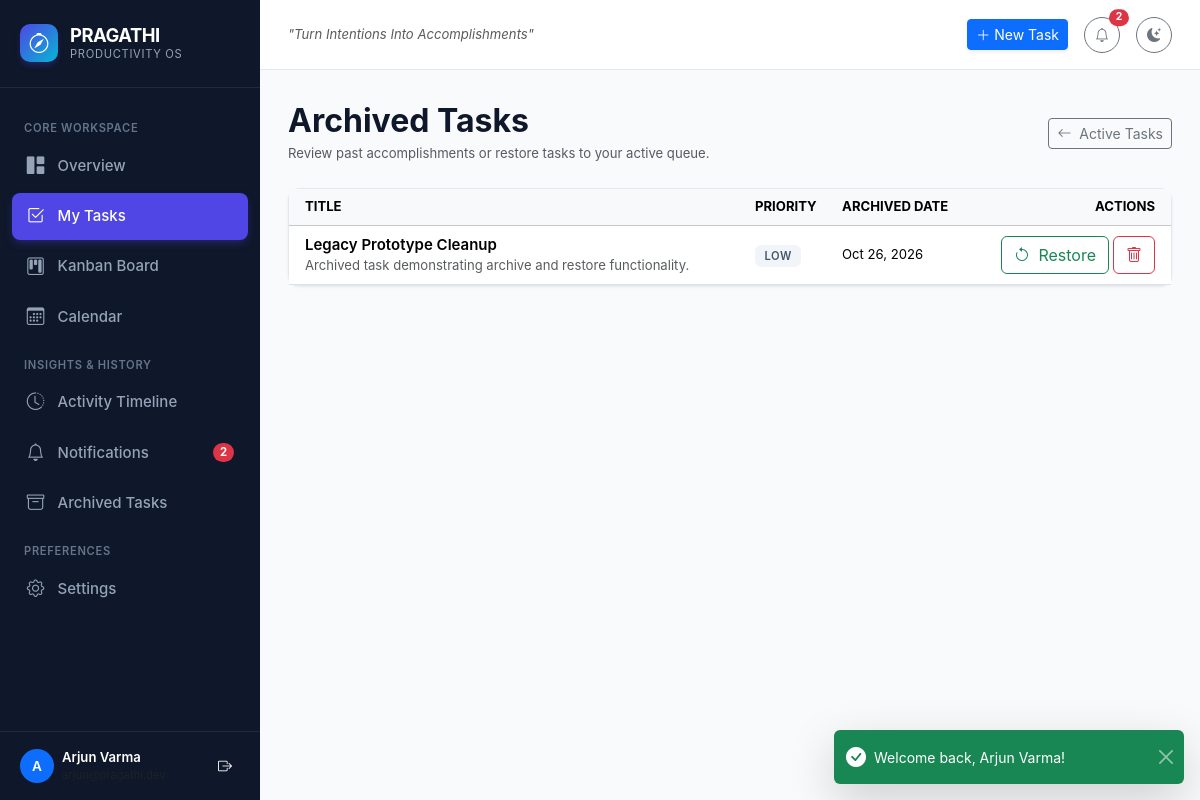
/tasks/archived (signed in), run on the app's committed database.
### tables this page shows
CREATE TABLE `tasks` (
    `id` INT AUTO_INCREMENT PRIMARY KEY,
    `user_id` INT NOT NULL,
    `category_id` INT NULL,
    `title` VARCHAR(255) NOT NULL,
    `description` TEXT NULL,
    `status` ENUM('pending', 'in_progress', 'completed') NOT NULL DEFAULT 'pending',
    `priority` ENUM('low', 'medium', 'high') NOT NULL DEFAULT 'medium',
    `due_date` DATE NULL,
    `tags` VARCHAR(255) NULL,
    `created_at` TIMESTAMP DEFAULT CURRENT_TIMESTAMP,
    `updated_at` TIMESTAMP DEFAULT CURRENT_TIMESTAMP ON UPDATE CURRENT_TIMESTAMP,
    `archived_at` TIMESTAMP NULL DEFAULT NULL,
    FOREIGN KEY (`user_id`) REFERENCES `users`(`id`) ON DELETE CASCADE,
    FOREIGN KEY (`category_id`) REFERENCES `categories`(`id`) ON DELETE SET NULL,
    INDEX `idx_tasks_user_status` (`user_id`, `status`),
    INDEX `idx_tasks_user_due_date` (`user_id`, `due_date`),
    INDEX `idx_tasks_user_archived` (`user_id`, `archived_at`),
    INDEX `idx_tasks_user_priority` (`user_id`, `priority`)
);

### app/helpers/View.php (called while the page is built, shortened)
<?php
class View
{
    private static string $viewsPath = __DIR__ . '/../../views';
    public static function render(string $view, array $data = [], ?string $layout = 'main'): void
    {
        $viewFile = self::$viewsPath . '/' . str_replace('.', '/', $view) . '.php';
        extract($data, EXTR_SKIP);
        include $viewFile;
    }
}

### app/controllers/TaskController.php (called while the page is built, shortened)
<?php
class TaskController
{
    public function archived(): void
    {
        $userId = Session::userId();
        $params = ['archived' => true];
        $tasks = Task::getAllForUser($userId, $params, 100, 0);
        $unreadCount = Notification::getUnreadCount($userId);
        View::render('tasks.archived', [
            'pageTitle' => 'Archived Tasks — PRAGATHI',
            'activeNav' => 'tasks',
            'tasks' => $tasks,
            'unreadNotificationCount' => $unreadCount,
        ]);
    }
}

### public/index.php (called while the page is built, shortened)
<?php
spl_autoload_register(function (string $class) {
    $prefixes = [
        'App\\Controllers\\' => __DIR__ . '/../app/controllers/',
        'App\\Models\\'      => __DIR__ . '/../app/models/',
        'App\\Services\\'    => __DIR__ . '/../app/services/',
        'App\\Middleware\\'  => __DIR__ . '/../app/middleware/',
        'App\\Helpers\\'     => __DIR__ . '/../app/helpers/',
        'App\\Routes\\'      => __DIR__ . '/../routes/',
    ];
    foreach ($prefixes as $prefix => $baseDir) {
        $len = strlen($prefix);
        if (strncmp($prefix, $class, $len) === 0) {
            $relativeClass = substr($class, $len);
            $file = $baseDir . str_replace('\\', '/', $relativeClass) . '.php';
            if (file_exists($file)) {
                return;
            }
        }
    }
});
$router = require __DIR__ . '/../routes/web.php';
$requestMethod = $_SERVER['REQUEST_METHOD'] ?? 'GET';
$requestUri = $_SERVER['REQUEST_URI'] ?? '/';
$router->dispatch($requestMethod, $requestUri);

### app/models/Task.php (called while the page is built, shortened)
<?php
class Task
{
    public static function getAllForUser(int $userId, array $params = [], int $limit = 10, int $offset = 0): array
    {
        $db = Database::getInstance();
        $where = ["t.user_id = :user_id"];
        $bindings = [':user_id' => $userId];
        if (!empty($params['archived'])) {
            $where[] = "t.archived_at IS NOT NULL";
        } else {
            $where[] = "t.archived_at IS NULL";
        }
        $allowedSorts = [
            'due_date_asc' => 't.due_date IS NULL, t.due_date ASC, t.id DESC',
            'due_date_desc' => 't.due_date DESC, t.id DESC',
            'priority_desc' => "CASE t.priority WHEN 'high' THEN 1 WHEN 'medium' THEN 2 WHEN 'low' THEN 3 ELSE 4 END, t.due_date ASC",
            'priority_asc' => "CASE t.priority WHEN 'low' THEN 1 WHEN 'medium' THEN 2 WHEN 'high' THEN 3 ELSE 4 END, t.due_date ASC",
            'created_at_desc' => 't.created_at DESC',
            'created_at_asc' => 't.created_at ASC',
            'title_asc' => 't.title ASC',
        ];
        $sortKey = $params['sort'] ?? 'due_date_asc';
        $orderBy = $allowedSorts[$sortKey] ?? $allowedSorts['due_date_asc'];
        $whereClause = implode(' AND ', $where);
        $sql = "
            SELECT t.*, c.name AS category_name, c.color AS category_color, c.icon AS category_icon
            FROM tasks t
            LEFT JOIN categories c ON t.category_id = c.id
            WHERE {$whereClause}
            ORDER BY {$orderBy}
            LIMIT :limit OFFSET :offset
        ";
        $stmt = $db->prepare($sql);
        foreach ($bindings as $k => $v) {
            $stmt->bindValue($k, $v);
        }
        $stmt->bindValue(':limit', $limit, PDO::PARAM_INT);
        $stmt->bindValue(':offset', $offset, PDO::PARAM_INT);
        $stmt->execute();
        return $stmt->fetchAll();
    }
}

### app/helpers/Sanitizer.php (called while the page is built, shortened)
<?php
class Sanitizer
{
    public static function formatDate(?string $dateStr, string $format = 'M d, Y'): string
    {
        try {
            $dt = new DateTime($dateStr);
            return $dt->format($format);
        } catch (\Throwable) {
            return (string) $dateStr;
        }
    }
}

### views/tasks/archived.php (the view, shortened to what this page needs)
<div class="d-flex align-items-center justify-content-between mb-4">
    <div>
        <h2 class="fw-bold mb-1">Archived Tasks</h2>
        <p class="text-muted small mb-0">Review past accomplishments or restore tasks to your active queue.</p>
    </div>
    <a href="/tasks" class="btn btn-outline-secondary btn-sm">
        <i class="bi bi-arrow-left me-1"></i> Active Tasks
    </a>
</div>
<div class="card">
    <div class="card-body p-0">
        <?php if (empty($tasks)): ?>
            <div class="text-center py-5 text-muted">
                <i class="bi bi-archive fs-1 text-secondary mb-2 d-block"></i>
                <h5 class="fw-semibold">No archived tasks</h5>
                <p class="small text-muted mb-0">Your archive repository is empty.</p>
            </div>
        <?php else: ?>
            <div class="table-responsive">
                <table class="table table-hover align-middle mb-0">
                    <thead class="table-light small text-uppercase">
                        <tr>
                            <th class="ps-3">Title</th>
                            <th>Priority</th>
                            <th>Archived Date</th>
                            <th class="text-end pe-3">Actions</th>
                        </tr>
                    </thead>
                    <tbody>
                        <?php foreach ($tasks as $task): ?>
                            <tr>
                                <td class="ps-3">
                                    <div class="fw-semibold"><?= htmlspecialchars($task['title'], ENT_QUOTES) ?></div>
                                    <?php if (!empty($task['description'])): ?>
                                        <div class="text-muted small text-truncate" style="max-width: 400px;">
                                            <?= htmlspecialchars($task['description'], ENT_QUOTES) ?>
                                        </div>
                                    <?php endif; ?>
                                </td>
                                <td>
                                    <span class="badge-priority priority-<?= $task['priority'] ?>">
                                        <?= ucfirst($task['priority']) ?>
                                    </span>
                                </td>
                                <td>
                                    <div class="small"><?= \App\Helpers\Sanitizer::formatDate($task['archived_at']) ?></div>
                                </td>
                                <td class="text-end pe-3">
                                    <div class="btn-group btn-group-sm">
                                        <form action="/tasks/<?= (int)$task['id'] ?>/restore" method="POST" class="d-inline">
                                            <button type="submit" class="btn btn-outline-success" title="Restore Task">
                                                <i class="bi bi-arrow-counterclockwise me-1"></i> Restore
                                            </button>
                                        </form>
                                        <form action="/tasks/<?= (int)$task['id'] ?>/delete" method="POST" class="d-inline ms-1" onsubmit="return confirm('Permanently delete this archived task?');">
                                            <button type="submit" class="btn btn-outline-danger" title="Permanently Delete">
                                                <i class="bi bi-trash"></i>
                                            </button>
                                        </form>
                                    </div>
                                </td>
                            </tr>
                        <?php endforeach; ?>
                    </tbody>
                </table>
            </div>
        <?php endif; ?>
    </div>
</div>

### routes/Router.php (shortened to what this page needs)
<?php
class Router
{
    private array $routes = [];
    private function addRoute(string $method, string $path, string $handler, array $middleware): void
    {
        $this->routes[] = [
            'method' => $method,
            'path' => $path,
            'handler' => $handler,
            'middleware' => $middleware,
        ];
    }
    public function dispatch(string $requestMethod, string $requestUri): void
    {
        $path = parse_url($requestUri, PHP_URL_PATH) ?: '/';
        foreach ($this->routes as $route) {
            if ($route['method'] !== $requestMethod) {
                continue;
            }
            $pattern = preg_replace('/\{([a-zA-Z0-9_]+)\}/', '([^/]+)', $route['path']);
            $pattern = '#^' . $pattern . '$#';
            if (preg_match($pattern, $path, $matches)) {
                array_shift($matches);
                [$controllerName, $action] = explode('@', $route['handler']);
                $controller = new $fqcn();
                call_user_func_array([$controller, $action], $matches);
                return;
            }
        }
    }
}

### public/assets/css/pragathi.css (style rules this page uses)
:root { --pragathi-primary: #4f46e5; --pragathi-primary-hover: #4338ca; --pragathi-primary-subtle: #e0e7ff; --pragathi-surface: #ffffff; --pragathi-bg: #f8fafc; --pragathi-sidebar-bg: #0f172a; --pragathi-sidebar-text: #94a3b8; --pragathi-sidebar-active: #ffffff; --pragathi-sidebar-hover: #1e293b; --pragathi-border: #e2e8f0; --pragathi-text-main: #0f172a; --pragathi-text-muted: #64748b; --pragathi-card-shadow: 0 1px 3px 0 rgb(0 0 0 / 0.07), 0 1px 2px -1px rgb(0 0 0 / 0.05); --pragathi-card-hover: 0 10px 15px -3px rgb(0 0 0 / 0.08), 0 4px 6px -4px rgb(0 0 0 / 0.04); }
body { background-color: var(--pragathi-bg); color: var(--pragathi-text-main); font-family: -apple-system, BlinkMacSystemFont, "Segoe UI", Roboto, "Helvetica Neue", Arial, sans-serif; font-size: 0.9375rem; line-height: 1.5; overflow-x: hidden; min-height: 100vh; }
.card { background-color: var(--pragathi-surface); border: 1px solid var(--pragathi-border); border-radius: 12px; box-shadow: var(--pragathi-card-shadow); transition: box-shadow 0.2s ease, transform 0.2s ease; }
.badge-priority { padding: 0.25rem 0.6rem; font-size: 0.7rem; font-weight: 600; border-radius: 6px; text-transform: uppercase; letter-spacing: 0.04em; }
.priority-low { background-color: #f1f5f9; color: #475569; }

### data on the page
tasks: title "Legacy Prototype Cleanup", description "Archived task demonstrating archive and restore functionality.", priority "LOW", archived_at "Oct 26, 2026"

### other printed values
$msg "Welcome back, Arjun Varma!"
